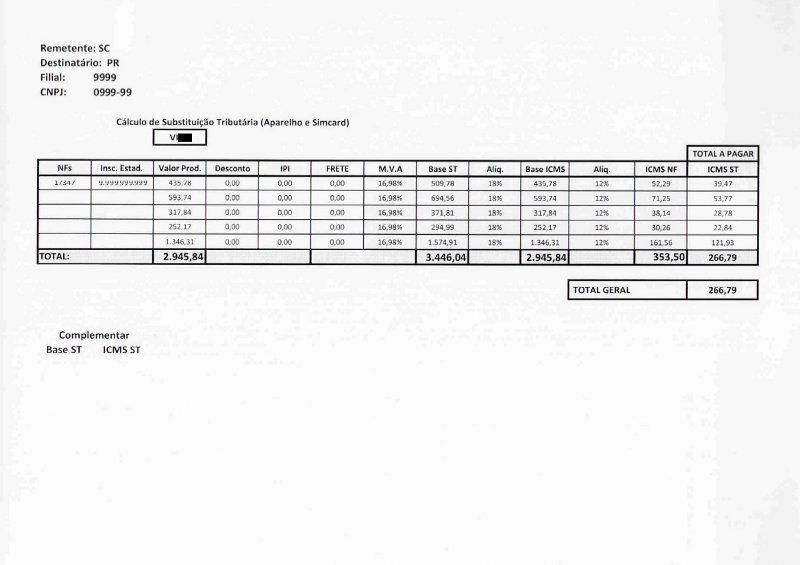
#> input picture he/axis-ai/axis-ai/test.png, 800 x 565 px
$ jupyter execute --allow-errors ocr.ipynb
#> lines starting #> are read from the running program, lines starting #| are printed output that depends on the picture; after the words box and inside, x2 and y2 are one past the last pixel; in counts of white or black regions, pixels touching at a corner belong together
[cell 1]
from skimage import io,morphology,filters,color,transform,measure

[cell 2]
from matplotlib import pyplot as plt
fig = plt.figure(figsize=(20,20))

plt.imshow(io.imread("test.png"))
#> further down, image is the input picture: shape (565, 800, 3); mean R, G, B 241.4, 241.4, 241.5

plt.show()

[cell 3]
class BoundingBox(object):
    def __init__(self,contour):
        self.contour = contour
        y,x = zip(*contour)
        self.x1 = min(x)
        self.y1 = min(y)
        self.x2 = max(x)
        self.y2 = max(y)
    @property
    def h(self):
        return self.y2 - self.y1

    @property
    def w(self):
        return self.x2 - self.x1

    @property
    def area(self):
        return self.h * self.w

    @property
    def center(self):
        return (self.x1 + self.w // 2, self.y1+self.h//2)

    @property
    def plot(self):
        return (
        (self.x1,self.x2,self.x1,self.x1),
        (self.y1,self.y1,self.y2,self.y1),
        )

    @property
    def aspect(self):
        return self.h/self.w

    def project_y(self,y):
        copy = BoundingBox(self.contour)
        copy.y1 = y
        copy.y2 = y+self.h
        return copy

    def project_x(self,x):
        copy = BoundingBox(self.contour)
        copy.x1 = x
        copy.x2 = x + self.w
        return copy

    def __eq__(self,other):
        return self.x1 - 10 <= other.x1 <= self.x1 + 10 and self.y1 - 10 <= other.y1 <= self.y1 + 10

    def __repr__(self):
        return "BoundingBox ({},{},{},{})".format(self.x1,self.y1,self.x2,self.y2)

[cell 4]
def morphed( im ,min_area=1024):
    im = threshold(im)
    k1 = morphology.rectangle(1,40)
    k2 = morphology.rectangle(20,1)
    return morphology.remove_small_objects(
        morphology.binary_opening(im,k1) | morphology.binary_opening(im,k2),
        min_area,
    )

[cell 5]
def threshold(im):
    im = color.rgb2gray(im)
    im = im>filters.threshold_otsu(im)
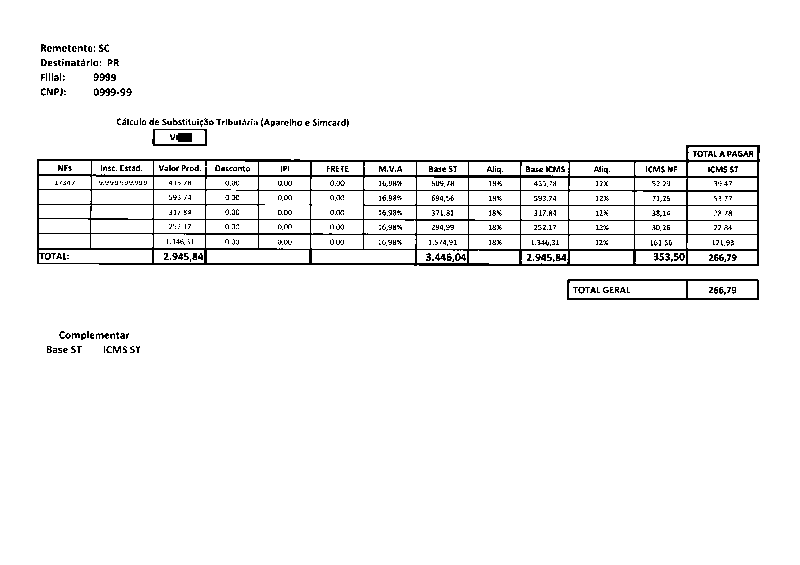
#> im: shape (565, 800) bool; 95.9% white; black in thin lines or dots, all inside (x1, y1, x2, y2) = (37, 44, 760, 353)
    return ~im

[cell 6]
image = io.imread("test.png")

[cell 7]
im = morphed(image)
#> in morphed, `return morphology.remove_small_objects( morphology.binary_opening(im,k..`:
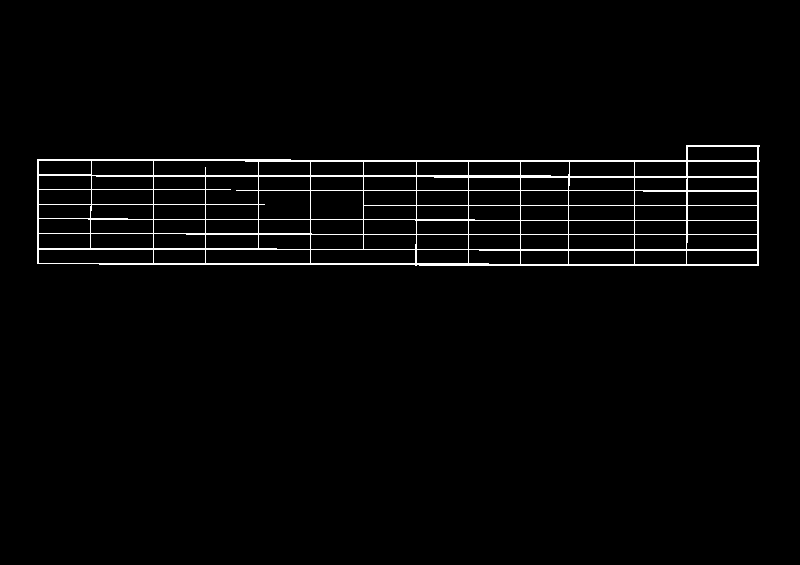
#> returned value: shape (565, 800) bool; 2.4% white in thin lines or dots, all inside (x1, y1, x2, y2) = (37, 145, 760, 266)
fig,ax = plt.subplots(figsize=(20,20))
ax.imshow(~im,interpolation='nearest',cmap = plt.cm.gray)

contours = measure.find_contours(~im,0.8)
#> contours = 86 point arrays, longest 1695 points

for contour in contours:
    ax.plot(*BoundingBox(contour).plot,linewidth=2)
#> this loop made 86 passes

ax.axis('image')
ax.set_xticks([])
ax.set_yticks([])
plt.show()
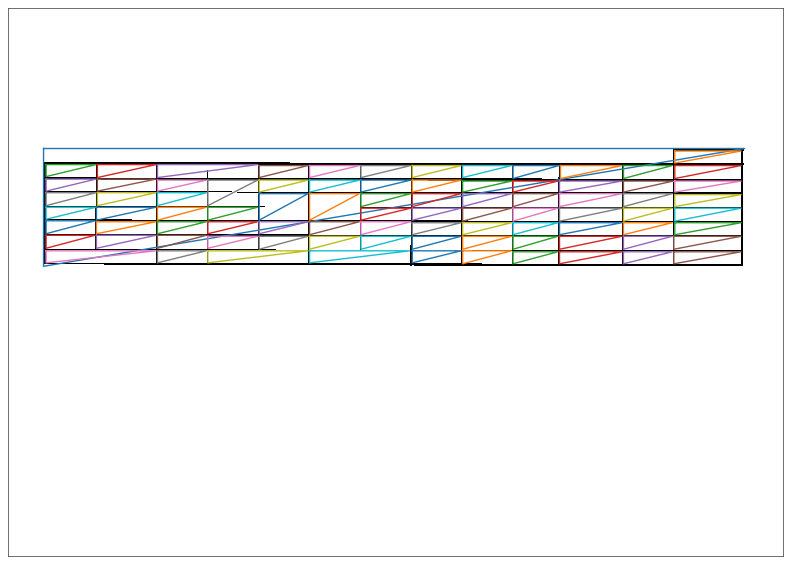
#> figure drawn by matplotlib, 1 panel

[cell 8]
def exclude_outliers(contours):
    bboxes = [BoundingBox(contour) for contour in contours]
#> bboxes = 86 items
    mean_area = np.mean([bbox.area for bbox in bboxes])
#> mean_area = 1763.4
    return [bbox for bbox in bboxes if bbox.area < mean_area * 2 and 0.05 < bbox.aspect < 1]

[cell 9]
def unique(boxes):
    if len(bboxes)<2:
        return bboxes
    bboxes = sorted(bboxes,key=lambda x:x.area)
    unique = [bboxes.pop(0)]
    for bbox in bboxes:
        if any(bbox == _ for _ in unique):
            continue
        unique.append(bbox)
    return unique

[cell 10]
def gridfy(bboxes):
    y1 = min(bbox.y1 for bbox in bboxes)
#> y1 = 146.8
    x1 = min(bbox.x1 for bbox in bboxes)
#> x1 = 38.8
    bboxes = sorted(bboxes,key = lambda x:x.area)
#> bboxes = 85 items
    horizontal = sorted(unique([bbox.project_y(y1) for bbox in bboxes]),key=lambda x:x.x1)
#> in project_y, `copy.y1 = y`: copy.y1 = 146.8
#> in project_y, `copy.y2 = y+self.h`: copy.y2 = 158.2
    vertical = sorted(unique([bbox.project_x(x1) for bbox in bboxes]),key = lambda x:x.y1)
    grid ={}
    for i,v in enumerate(vertical):
        for j,h in enumerate(horizontal):
            cell = h.project_y(v.y1)
            cells = [_ for _ in bboxes if _ == cell]
            if cells:
                grid[(i,j)] = cells[0]
    return grid

[cell 11]
import numpy as np
im = morphed(image)
fig,ax = plt.subplots(figsize=(20,20))
ax.imshow (~im,interpolation='nearest',cmap = plt.cm.gray)
contours = measure.find_contours(~im,0.8)
#> (the rest of this cell did not finish here and is left out)

[cell 12]
import tesserocr

import csv

[cell 13]
from PIL import Image

from io import StringIO
from unidecode import unidecode

[cell 14]
def cells_to_csv(image,cells,f):
    pil = Image.fromarray(image)
    ocr={}
    for (line,column),bbox in cells.items():
        ocr[line,column]= tesserocr.image_to_text(
            pil.crop(
                (bbox.x1,bbox.y1,bbox.x2,bbox.y2)
            ).resize(
                (int(bbox.w * w),int(bbox.h * 2))
            )
        )

    lines,columns = zip(*ocr)
    lines,columns = max(lines),max(columns)
    writer = csv.writer(f)
    writer.writerow([str(column) for column in range(1,columns+2)])
    for line in range(lines+1):
        row = [ocr.get((line,column),"") for column in range(columns+1)]
        writer.writerow([unidecode(_) for _ in row])

#> (the rest of this cell did not finish here and is left out)

[cell 15]
import petl as etl
etl.fromcsv("output.csv",encoding='iso-8859-1',errors='ignore')
#> (this line was passed over: petl is not available in this run)
